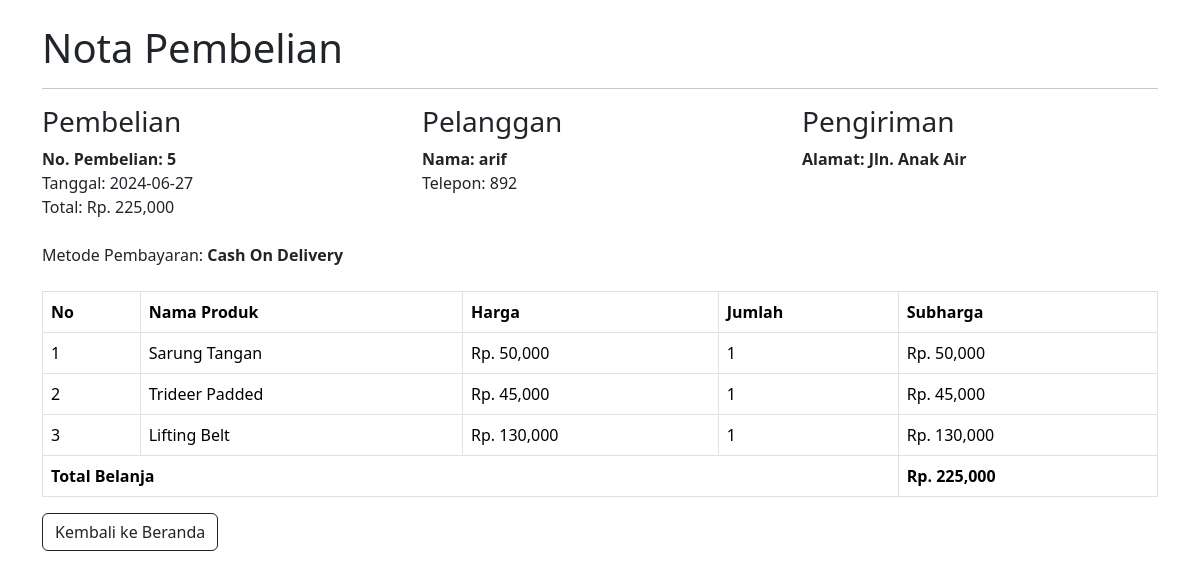
Page /admin/detail.php?id=5 on the committed database.
### tables this page shows
CREATE TABLE `pembelian` (
  `id_pembelian` int(11) NOT NULL,
  `username` varchar(11) DEFAULT NULL,
  `tanggal_pembelian` date DEFAULT NULL,
  `total_pembelian` decimal(10,2) DEFAULT NULL,
  `alamat_pengiriman` text DEFAULT NULL,
  `pembayaran` varchar(50) NOT NULL
);

CREATE TABLE `users_umum` (
  `id_user` int(11) NOT NULL,
  `name` varchar(50) NOT NULL,
  `username` varchar(30) NOT NULL,
  `password` varchar(50) NOT NULL,
  `nohp` int(11) NOT NULL
);

CREATE TABLE `pembelian_acc` (
  `id_pembelian` int(11) NOT NULL,
  `id_acc` int(11) NOT NULL,
  `nama` varchar(50) NOT NULL,
  `harga` int(11) NOT NULL,
  `jumlah` int(11) NOT NULL,
  `subharga` int(11) NOT NULL
);

### admin/detail.php (the view, shortened to what this page needs)
<?php
$koneksi = new mysqli("localhost", "root", "", "gym");
$id_pembelian = $_GET['id'];
$ambil = $koneksi->query("SELECT * FROM pembelian
JOIN users_umum ON pembelian.username = users_umum.username
WHERE pembelian.id_pembelian = '$id_pembelian'
");
$detail = $ambil->fetch_assoc();
?>
<!DOCTYPE html>
<html>
<head>
    <link rel="stylesheet" href="../css/bootstrap.css">
</head>
<body>
        <div class="container">
            <br><h1>Nota Pembelian</h1>
            <hr>
            <div class="row">
                <div class="col-md-4">
                    <h3>Pembelian</h3>
                    <strong>No. Pembelian: <?php echo $detail['id_pembelian']; ?></strong><br>
                    Tanggal: <?php echo $detail['tanggal_pembelian']; ?><br>
                    Total: Rp. <?php echo number_format($detail['total_pembelian']); ?>
                    <br><br>
                    Metode Pembayaran: <strong><?php echo $detail['pembayaran']; ?></strong><br>
                </div>
                <div class="col-md-4">
                    <h3>Pelanggan</h3>
                    <strong>Nama: <?php echo $detail['username']; ?></strong><br>
                    Telepon: <?php echo $detail['nohp']; ?>
                </div>
                <div class="col-md-4">
                    <h3>Pengiriman</h3>
                    <strong>Alamat: <?php echo $detail['alamat_pengiriman']; ?></strong>
                </div>
            </div><br>
            <table class="table table-bordered">
    <thead>
        <tr>
            <th>No</th>
            <th>Nama Produk</th>
            <th>Harga</th>
            <th>Jumlah</th>
            <th>Subharga</th>
        </tr>
    </thead>
    <tbody>
        <?php
        $nomor = 1;
        $totalbelanja_acc = 0;
        $totalbelanja_suplement = 0;
        $totalbelanja_outfit = 0;
        $totalbelanja_member = 0;
        $ambil = $koneksi->query("SELECT * FROM pembelian_acc WHERE id_pembelian = '$id_pembelian'");
        while($pecah = $ambil->fetch_assoc()) {
            $totalbelanja_acc += $pecah['subharga'];
        ?>
        <tr>
            <td><?php echo $nomor; ?></td>
            <td><?php echo $pecah['nama']; ?></td>
            <td>Rp. <?php echo number_format($pecah['harga']); ?></td>
            <td><?php echo $pecah['jumlah']; ?></td>
            <td>Rp. <?php echo number_format($pecah['subharga']); ?></td>
        </tr>
        <?php
            $nomor++;
        }
        ?>
    </tbody>
    <tfoot>
        <tr>
            <th colspan="4">Total Belanja</th>
            <th>Rp. <?php echo number_format($totalbelanja_acc + $totalbelanja_suplement + $totalbelanja_outfit + $totalbelanja_member) ?></th>
        </tr>
    </tfoot>
</table>
            <a href="index.php?halaman=pembelian" class="btn btn-outline-dark mt-auto">Kembali ke Beranda</a>
        </div>
</body>
</html>

### rows in the picture
pembelian: id_pembelian "5", tanggal_pembelian "2024-06-27", total_pembelian "225,000", pembayaran "Cash On Delivery", users_umum.username "arif", users_umum.nohp "892", alamat_pengiriman "Jln. Anak Air"
pembelian_acc: nama "Sarung Tangan", harga "50,000", jumlah "1", subharga "50,000"
pembelian_acc: nama "Trideer Padded", harga "45,000", jumlah "1", subharga "45,000"
pembelian_acc: nama "Lifting Belt", harga "130,000", jumlah "1", subharga "130,000"
